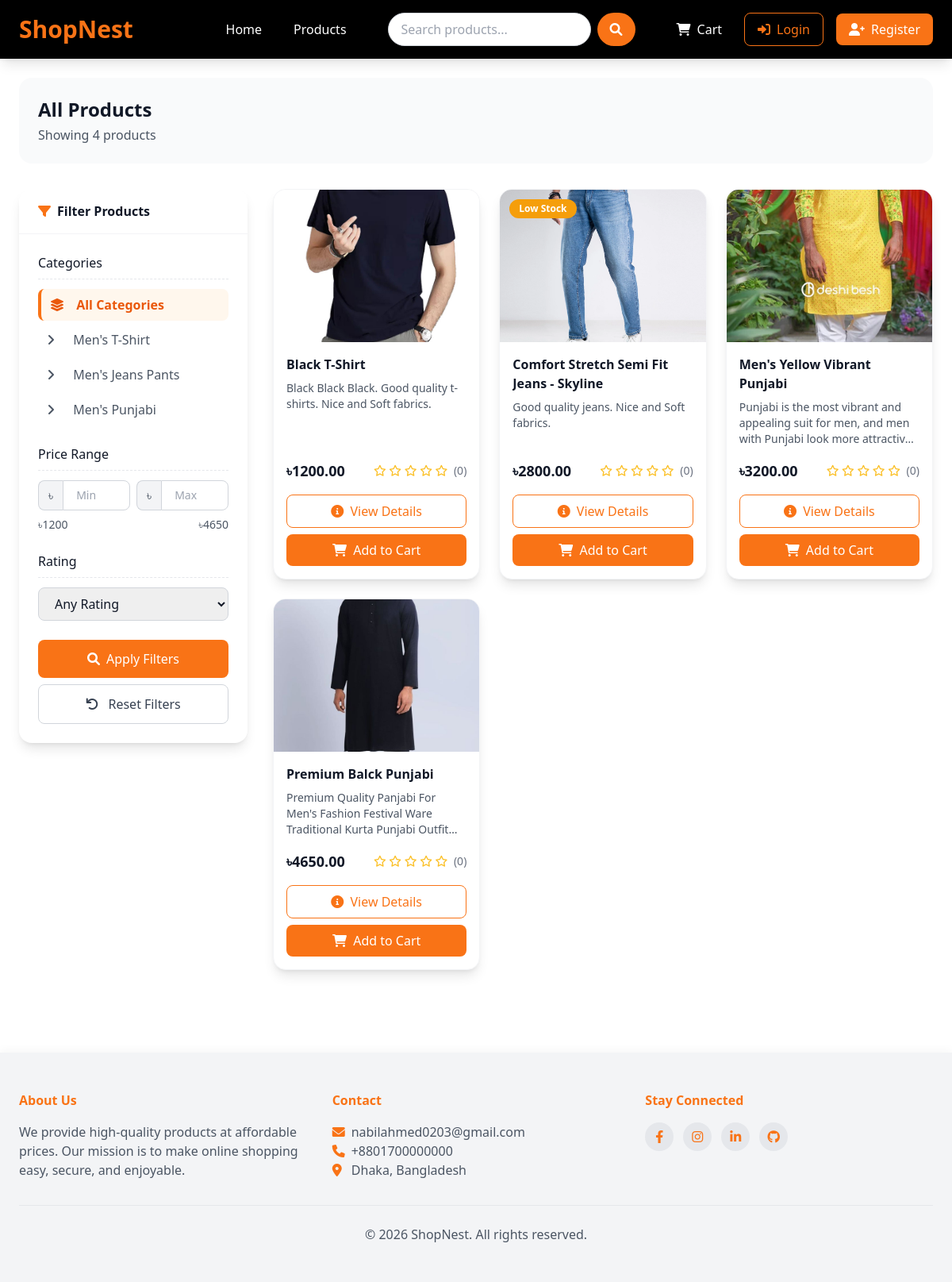
The app's page /products/, older data.
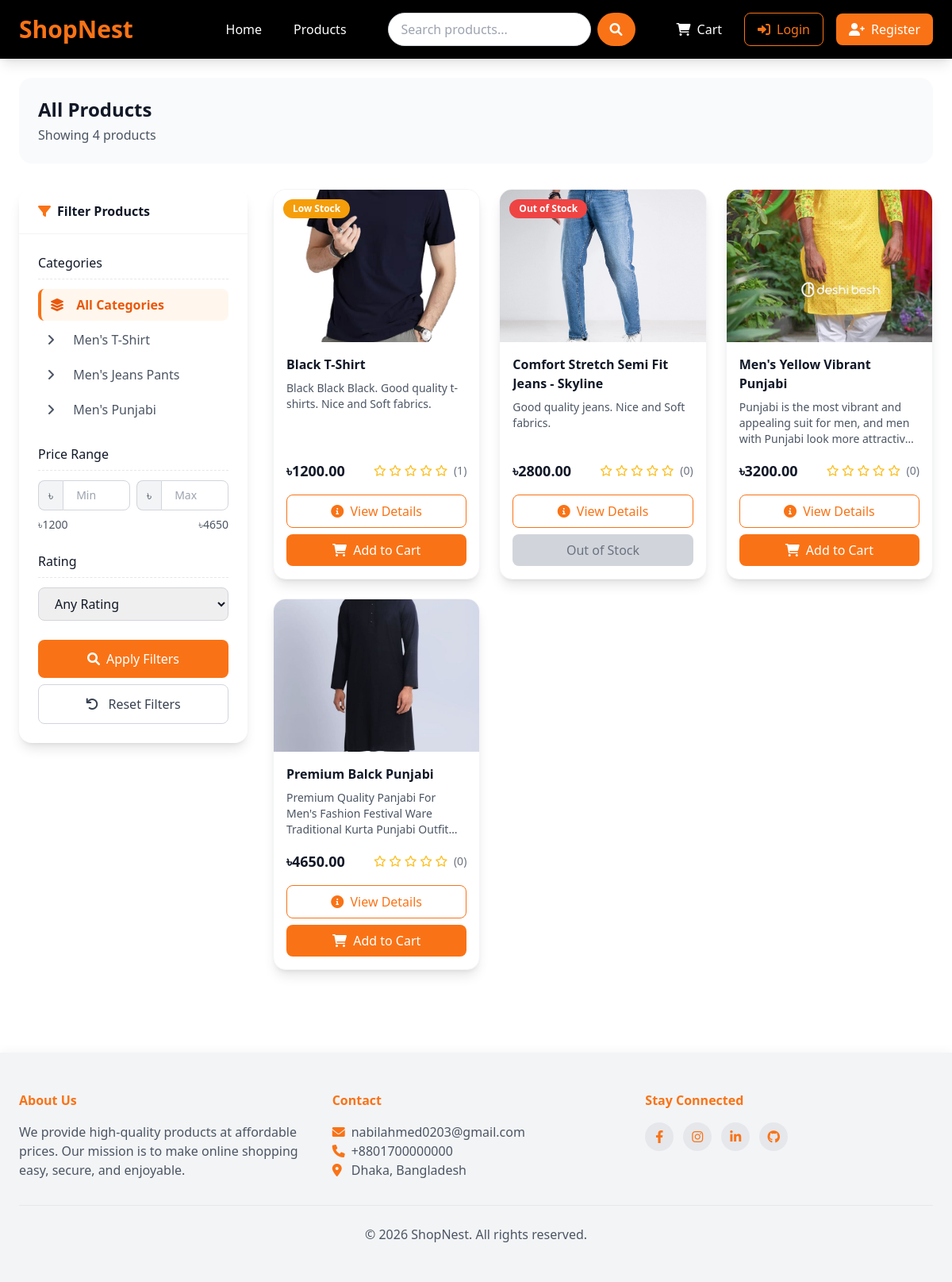
The same page, newer data.
### shop/models.py (models this page shows, shortened)
class Product(models.Model):
    name = models.CharField(max_length=100)
    slug = models.SlugField(max_length=200, unique=True)
    category = models.ForeignKey(Category, on_delete=models.CASCADE, related_name='products')
    description = models.TextField()
    price = models.DecimalField(max_digits=10, decimal_places=2)                            # 405.99
    stock = models.PositiveBigIntegerField(default=1)                                       # 1 product minimum
    available = models.BooleanField(default=True)                                           # if the product is available or not; By default Available, can make is unavailable
    created_at = models.DateTimeField(auto_now_add=True)
    updated_at = models.DateTimeField(auto_now=True)
    image = models.ImageField(upload_to='products/%Y/%m/%d')                                 # images will be uploaded to the product folder based on date
    def average_rating(self):
        ratings = self.rating.all()                                                            # 'self.rating.all()'--> here 'rating' is the "related_name='ratings'" of Rating model
        if ratings.count > 0:
            return sum([i.rating for i in ratings])/ratings.count()

### shop/views.py (the view, shortened to what this page needs)
# urls.py: path('products/', views.product_list, name="product_list"),                                                         # All Product List
def product_list(request, category_slug = None):
    category = None
    categories = models.Category.objects.all()
    products = models.Product.objects.all()
    min_price = products.aggregate(Min('price'))['price__min']                                  # calculating the 'minimum value' of the 'price' field from the all 'products' and storing it in the 'min_price' variable.
    max_price = products.aggregate(Max('price'))['price__max']                                  # calculating the 'maximum value' of the 'price' field from the all 'products' and storing it in the 'max_price' variable.
    if request.GET.get('min_price'):
        products = products.filter(price__gte = request.GET.get('min_price'))                              # gte = greater than equal; if the price is grater equal to the user's min price
    if request.GET.get('max_price'):
        products = products.filter(price__lte = request.GET.get('max_price'))                               # lte = less than equal; if the price is less equal to the user's max price
    if request.GET.get('rating'):
        min_rating = request.GET.get('rating')
        products = products.annotate(
            avg_rating = Avg('ratings__rating')
            ).filter(avg_rating__gte=min_rating)
    context = {
        'category' : category,
        'categories' : categories,
        'products' : products,
        'min_price' : min_price,
        'max_price' : max_price
    }
    return render(request, 'shop/product_list.html', context)

### shop/context_processor.py (called while the page is built)
def cart_items_count(request):
    if request.user.is_authenticated:
        try:
            cart = Cart.objects.get(user=request.user)
            return {'cart_items_count' : cart.get_total_items()}                      # "cart_items_count" can be used globally in very view
        except Cart.DoesNotExist:
            {'cart_items_count' : 0}
    return {'cart_items_count' : 0}

### templates/shop/product_list.html (shortened to what the changed rows need)
{% extends 'base.html' %}
{% block content %}
<div class="bg-gray-50 rounded-2xl p-6 mb-8">
    <div class="flex flex-col md:flex-row md:items-center md:justify-between gap-4">
        <div>
            <h1 class="font-bold text-2xl text-gray-900 mb-1">
                {% if category %}{{ category.name }}{% else %}All Products{% endif %}
            </h1>
        </div>
    </div>
</div>
<div class="flex flex-col lg:flex-row gap-8">
    <div class="flex-1 min-w-0">
        {% if products %}
        <div class="grid grid-cols-1 sm:grid-cols-2 lg:grid-cols-3 gap-6">
            {% for product in products %}
            <div class="bg-white rounded-2xl shadow-lg overflow-hidden transition duration-300 hover:shadow-2xl hover:scale-105 border border-gray-100 h-full flex flex-col">
                <div class="relative h-48 overflow-hidden group flex-shrink-0">
                    {% if product.image %}
                    <img src="{{ product.image.url }}" class="w-full h-full object-cover transition duration-500 group-hover:scale-105" alt="{{ product.name }}">
                    {% else %}
                    <div class="w-full h-full bg-gray-100 flex items-center justify-center">
                        <i class="fas fa-image fa-4x text-gray-300"></i>
                    </div>
                    {% endif %}
                    {% if product.stock <= 5 and product.stock > 0 %}
                    <span class="absolute top-3 left-3 bg-amber-500 text-white text-xs font-semibold px-3 py-1 rounded-full">Low Stock</span>
                    {% elif product.stock <= 0 %}
                    <span class="absolute top-3 left-3 bg-red-500 text-white text-xs font-semibold px-3 py-1 rounded-full">Out of Stock</span>
                    {% endif %}
                </div>
                <div class="p-4 flex flex-col flex-1 min-h-0">
                    <h5 class="font-semibold text-gray-900 mb-2 line-clamp-2">{{ product.name }}</h5>
                    <p class="text-gray-600 text-sm mb-4 line-clamp-3 flex-1 min-h-0">{{ product.description|truncatechars:100 }}</p>
                    <div class="flex justify-between items-center mb-4 flex-shrink-0">
                        <span class="font-bold text-lg text-gray-900">৳{{ product.price }}</span>
                        <div class="text-amber-400 text-sm">
                            {% for i in "12345" %}
                            {% if forloop.counter <= product.average_rating %}
                            <i class="fas fa-star"></i>
                            {% else %}
                            <i class="far fa-star"></i>
                            {% endif %}
                            {% endfor %}
                            <span class="text-gray-500 ml-1">({{ product.ratings.count }})</span>
                        </div>
                    </div>
                    <div class="space-y-2 flex-shrink-0 mt-auto">
                        <a href="{% url 'product_detail' product.slug %}" class="block w-full text-center border border-orange-500 text-orange-500 hover:bg-orange-500 hover:text-white px-4 py-2 rounded-lg font-medium transition duration-300">
                            <i class="fas fa-info-circle mr-1"></i> View Details
                        </a>
                        <form action="{% url 'cart_add' product.id %}" method="post">
                            {% if product.stock > 0 %}
                            <button type="submit" class="w-full bg-orange-500 text-white rounded-lg px-4 py-2 font-medium hover:bg-black transition duration-300">
                                <i class="fas fa-shopping-cart mr-1"></i> Add to Cart
                            </button>
                            {% else %}
                            <button type="button" class="w-full bg-gray-300 text-gray-500 rounded-lg px-4 py-2 font-medium cursor-not-allowed" disabled>
                                Out of Stock
                            </button>
                            {% endif %}
                        </form>
                    </div>
                </div>
            </div>
            {% endfor %}
        </div>
        {% endif %}
    </div>
</div>
{% endblock %}

Row changes from the older to the newer data that the page shows:
changed Product "Black T-Shirt": ratings.count "0" → "1"; now shows "Low Stock"
changed Product "Comfort Stretch Semi Fit Jeans - Skyline": stock "Low Stock Add to Cart" → "Out of Stock Out of Stock"
